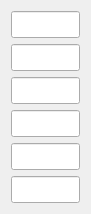
     <widget class="QWidget" name="layoutWidget">
      <property name="geometry">
       <rect>
        <x>150</x>
        <y>140</y>
        <width>91</width>
        <height>131</height>
       </rect>
      </property>
      <layout class="QVBoxLayout" name="verticalLayout_7">
       <item>
        <widget class="QLineEdit" name="input_T2PR_Position1_2">
         <property name="font">
          <font>
           <pointsize>12</pointsize>
          </font>
         </property>
        </widget>
       </item>
       <item>
        <widget class="QLineEdit" name="input_T2PR_Position1_3">
         <property name="font">
          <font>
           <pointsize>12</pointsize>
          </font>
         </property>
        </widget>
       </item>
       <item>
        <widget class="QLineEdit" name="input_T2PR_Position1_4">
         <property name="font">
          <font>
           <pointsize>12</pointsize>
          </font>
         </property>
        </widget>
       </item>
       <item>
        <widget class="QLineEdit" name="input_T2PR_Position1_5">
         <property name="font">
          <font>
           <pointsize>12</pointsize>
          </font>
         </property>
        </widget>
       </item>
       <item>
        <widget class="QLineEdit" name="input_T2PR_Position1_6">
         <property name="font">
          <font>
           <pointsize>12</pointsize>
          </font>
         </property>
        </widget>
       </item>
       <item>
        <widget class="QLineEdit" name="input_T2PR_Position1_7">
         <property name="font">
          <font>
           <pointsize>12</pointsize>
          </font>
         </property>
        </widget>
       </item>
      </layout>
     </widget>
